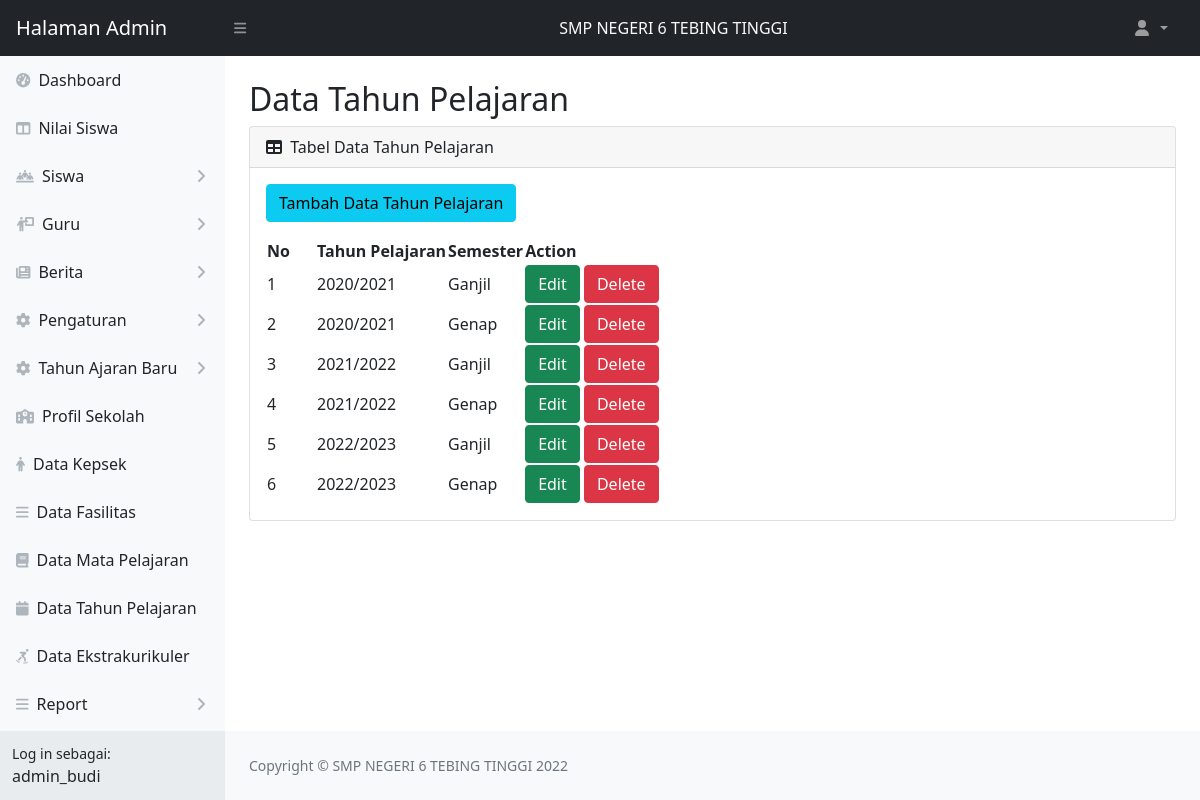
The page /web_app/admin/tabel-tahunpelajaran.php (signed in) on the database its author committed.
### tables this page shows
CREATE TABLE `akun_admin` (
  `admin_id` int(11) NOT NULL,
  `username` varchar(15) NOT NULL,
  `nama_lengkap` varchar(50) NOT NULL,
  `password` varchar(60) NOT NULL
);

CREATE TABLE `tahun_pelajaran` (
  `id` int(11) NOT NULL,
  `tahun_pelajaran` varchar(9) NOT NULL,
  `semester` enum('Ganjil','Genap') NOT NULL
);

### web_app/admin/tabel-tahunpelajaran.php (the view, shortened to what this page needs)
<?php
    include 'koneksi.php';
    $admin = "SELECT username, nama_lengkap FROM akun_admin WHERE admin_id = '".$_SESSION['admin_id']."'";
    $data_admin = mysqli_query($koneksi, $admin);
    $get = mysqli_fetch_object($data_admin);
?>
<!DOCTYPE html>
<html lang="en">
    <head>
        <link href="https://cdn.jsdelivr.net/npm/simple-datatables@latest/dist/style.css" rel="stylesheet" />
        <link href="css/styles.css" rel="stylesheet" />
    </head>
    <body class="sb-nav-fixed">
        <?php
            include 'topnavbar.php';
            include 'sidebar.php';
        ?>
        <div id="layoutSidenav_content">
            <main>
                <div class="container-fluid px-4">
                    <h2 class="mt-4">Data Tahun Pelajaran</h2>
                    <div class="card mb-4">
                        <div class="card-header">
                            <i class="fas fa-table me-1"></i>
                            Tabel Data Tahun Pelajaran
                        </div>
                        <div class="card-body">
                            <a class="btn btn-info mb-3" href="tambah-tahunpelajaran.php">Tambah Data Tahun Pelajaran</a>
                            <table id="datatablesSimple">
                                <thead>
                                    <tr>
                                        <th width="50px">No</th>
                                        <th>Tahun Pelajaran</th>
                                        <th>Semester</th>
                                        <th>Action</th>
                                    </tr>
                                </thead>
                                <tbody>
                                <?php
                                    $no = 1;
                                    $datatahunpelajaran = "SELECT id, tahun_pelajaran, semester FROM tahun_pelajaran";
                                    $tahunpelajaran=mysqli_query($koneksi, $datatahunpelajaran);
                                    if(mysqli_num_rows($tahunpelajaran)>0){
                                    while($data = mysqli_fetch_array($tahunpelajaran)){
                                ?>
                                    <tr>
                                        <td><?php echo $no++?></td>
                                        <td><?php echo $data['tahun_pelajaran']?></td>
                                        <td><?php echo $data['semester']?></td>
                                        <td>
                                            <a class="btn btn-success" href="update-tahunpelajaran.php?idtahunpelajaran=<?php echo $data['id']?>">Edit</a>
                                            <a class="btn btn-danger" href="process.php?deletetahunpelajaran=<?php echo $data['id']?>" onclick="return confirm('Yakin ingin menghapus data?')">Delete</a>
                                        </td>
                                    </tr>
                                <?php }} ?>
                                </tbody>
                            </table>
                        </div>
                    </div>
                </div>
            </main>
            <?php
                include 'footer.php';
            ?>
        </div>
    </div>
</body>
</html>

### web_app/admin/sidebar.php (shortened to what this page needs)
<div id="layoutSidenav">
            <div id="layoutSidenav_nav">
                <nav class="sb-sidenav accordion sb-sidenav-light" id="sidenavAccordion">
                    <div class="sb-sidenav-menu">
                        <div class="nav">
                            <a class="nav-link" href="index.php">
                                <div class="sb-nav-link-icon"><i class="fas fa-tachometer-alt"></i></div>
                                Dashboard
                            </a>
                            <a class="nav-link" href="tabel-nilai.php">
                                <div class="sb-nav-link-icon"><i class="fas fa-columns"></i></div>
                                Nilai Siswa
                            </a>
                                    <a class="nav-link collapsed" href="#" data-bs-toggle="collapse" data-bs-target="#pagesCollapseSiswa" aria-expanded="false" aria-controls="pagesCollapseAuth">
                                        <div class="sb-nav-link-icon"><i class="fas fa-people-line"></i></div>
                                        Siswa
                                        <div class="sb-sidenav-collapse-arrow"><i class="fas fa-angle-down"></i></div>
                                    </a>
                                    <a class="nav-link collapsed" href="#" data-bs-toggle="collapse" data-bs-target="#pagesCollapseGuru" aria-expanded="false" aria-controls="pagesCollapseAuth">
                                        <div class="sb-nav-link-icon"><i class="fas fa-person-chalkboard"></i></div>
                                        Guru
                                        <div class="sb-sidenav-collapse-arrow"><i class="fas fa-angle-down"></i></div>
                                    </a>
                                    <a class="nav-link collapsed" href="#" data-bs-toggle="collapse" data-bs-target="#pagesCollapseBerita" aria-expanded="false" aria-controls="pagesCollapseAuth">
                                        <div class="sb-nav-link-icon"><i class="fas fa-newspaper"></i></div>
                                        Berita
                                        <div class="sb-sidenav-collapse-arrow"><i class="fas fa-angle-down"></i></div>
                                    </a>
                                    <a class="nav-link collapsed" href="#" data-bs-toggle="collapse" data-bs-target="#pagesCollapsePengaturan" aria-expanded="false" aria-controls="pagesCollapseAuth">
                                        <div class="sb-nav-link-icon"><i class="fas fa-gear"></i></div>
                                        Pengaturan
                                        <div class="sb-sidenav-collapse-arrow"><i class="fas fa-angle-down"></i></div>
                                    </a>
                                    <a class="nav-link collapsed" href="#" data-bs-toggle="collapse" data-bs-target="#pagesCollapseTA" aria-expanded="false" aria-controls="pagesCollapseAuth">
                                        <div class="sb-nav-link-icon"><i class="fas fa-gear"></i></div>
                                        Tahun Ajaran Baru
                                        <div class="sb-sidenav-collapse-arrow"><i class="fas fa-angle-down"></i></div>
                                    </a>
                                    <a class="nav-link" href="profil-sekolah.php">
                                        <div class="sb-nav-link-icon"><i class="fas fa-school"></i></div>
                                        Profil Sekolah
                                    </a>
                                    <a class="nav-link" href="tabel-kepsek.php">
                                        <div class="sb-nav-link-icon"><i class="fas fa-person"></i></div>
                                        Data Kepsek
                                    </a>
                                    <a class="nav-link" href="tabel-fasilitas.php">
                                        <div class="sb-nav-link-icon"><i class="fas fa-bars"></i></div>
                                        Data Fasilitas
                                    </a>
                                    <a class="nav-link" href="tabel-matapelajaran.php">
                                        <div class="sb-nav-link-icon"><i class="fas fa-book"></i></div>
                                        Data Mata Pelajaran
                                    </a>
                                    <a class="nav-link" href="tabel-tahunpelajaran.php">
                                        <div class="sb-nav-link-icon"><i class="fas fa-calendar"></i></div>
                                        Data Tahun Pelajaran
                                    </a>
                                    <a class="nav-link" href="tabel-ekstrakurikuler.php">
                                        <div class="sb-nav-link-icon"><i class="fas fa-person-skating"></i></div>
                                        Data Ekstrakurikuler
                                    </a>
                                    <a class="nav-link collapsed" href="#" data-bs-toggle="collapse" data-bs-target="#pagesCollapseReport" aria-expanded="false" aria-controls="pagesCollapseAuth">
                                        <div class="sb-nav-link-icon"><i class="fas fa-bars"></i></div>
                                        Report
                                        <div class="sb-sidenav-collapse-arrow"><i class="fas fa-angle-down"></i></div>
                                    </a>
                                    <a class="nav-link collapsed" href="#" data-bs-toggle="collapse" data-bs-target="#pagesCollapseTrash" aria-expanded="false" aria-controls="pagesCollapseAuth">
                                    </a>
                        </div>
                    </div>
                    <div class="sb-sidenav-footer">
                        <div class="small">Log in sebagai:</div>
                        <?php echo $get->username ?>
                    </div>
                </nav>
            </div>

### rows shown on the page
akun_admin: username "admin_budi"
tahun_pelajaran: tahun_pelajaran "2020/2021", semester "Ganjil"
tahun_pelajaran: tahun_pelajaran "2020/2021", semester "Genap"
tahun_pelajaran: tahun_pelajaran "2021/2022", semester "Ganjil"
tahun_pelajaran: tahun_pelajaran "2021/2022", semester "Genap"
tahun_pelajaran: tahun_pelajaran "2022/2023", semester "Ganjil"
tahun_pelajaran: tahun_pelajaran "2022/2023", semester "Genap"
